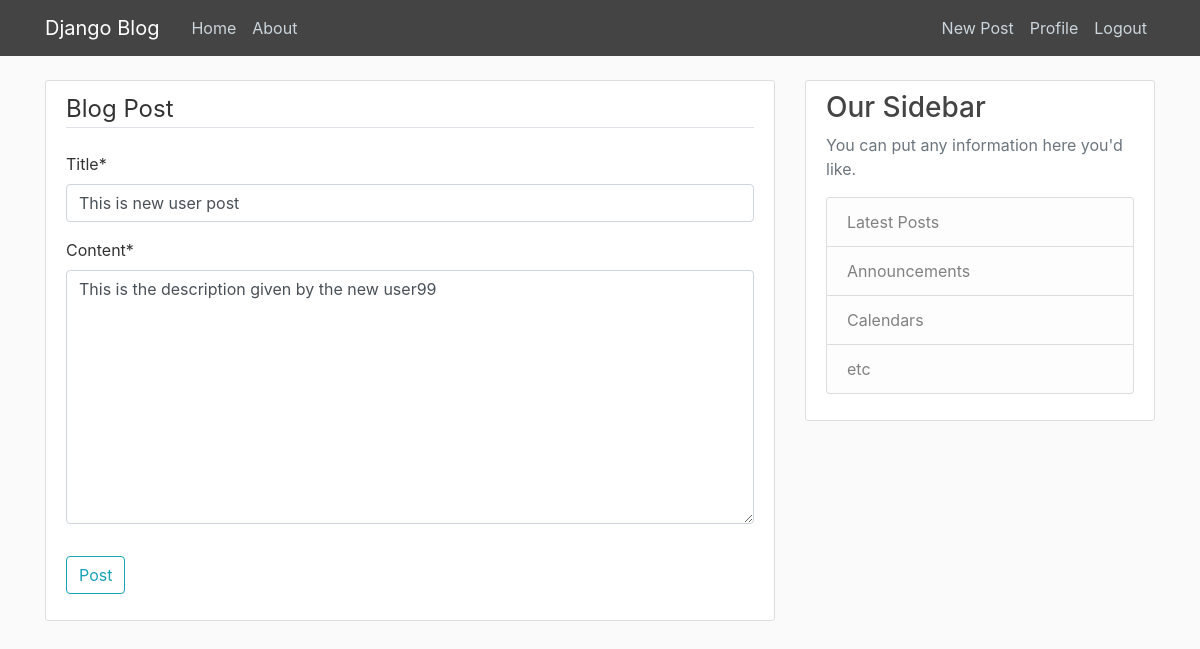
The page /post/32/update/ (signed in) on the database its author committed.
### blog/models.py (models this page shows, shortened)
class Post(models.Model):
    title = models.CharField(max_length=100)
    content = models.TextField()
    date_posted = models.DateTimeField(default=timezone.now)
    aurthor = models.ForeignKey(User, on_delete=models.CASCADE)

### blog/views.py (the view, shortened to what this page needs)
# urls.py: path('post/<int:pk>/update/', PostUpdateView.as_view(), name='post-update'),
class PostUpdateView(LoginRequiredMixin, UserPassesTestMixin, UpdateView):
    model = Post
    fields = ['title', 'content']
    def test_func(self):  # to check current post is the aurthor of the logged in person
        post = self.get_object()
        if self.request.user == post.aurthor:
            return True
        return False

### blog/templates/blog/post_form.html (shortened to what this page needs)
{% extends "blog/base.html" %}
{% load crispy_forms_tags %}
{% block content %}
    <div class = "content-section">
        <form method="POST">
            <fieldset class = "form-group">
                <legend class = "border-bottom mb-4">Blog Post</legend>
                {{ form|crispy }}
            </fieldset>
            <div class="form-group">
                <button class="btn btn-outline-info" type="submit">Post</button>
            </div>
        </form>
    </div>
{% endblock content %}

### blog/static/blog/main.css (style rules this page uses)
body { background: #fafafa; color: #333333; margin-top: 5rem; }
.content-section { background: #ffffff; padding: 10px 20px; border: 1px solid #dddddd; border-radius: 3px; margin-bottom: 20px; }

### rows shown on the page
Post: title "This is new user post", content "This is the description given by the new user99"
